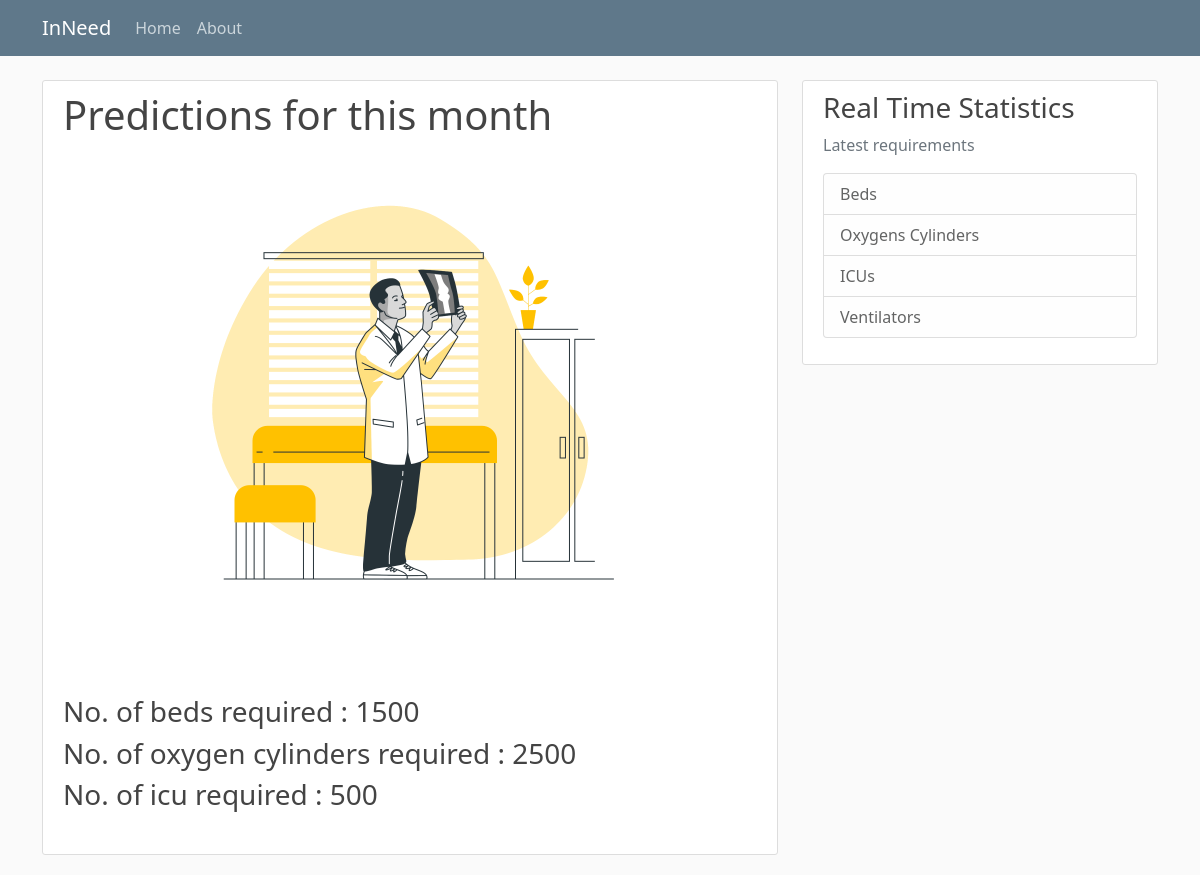
Before: /supplier/dashboard with the older database file.
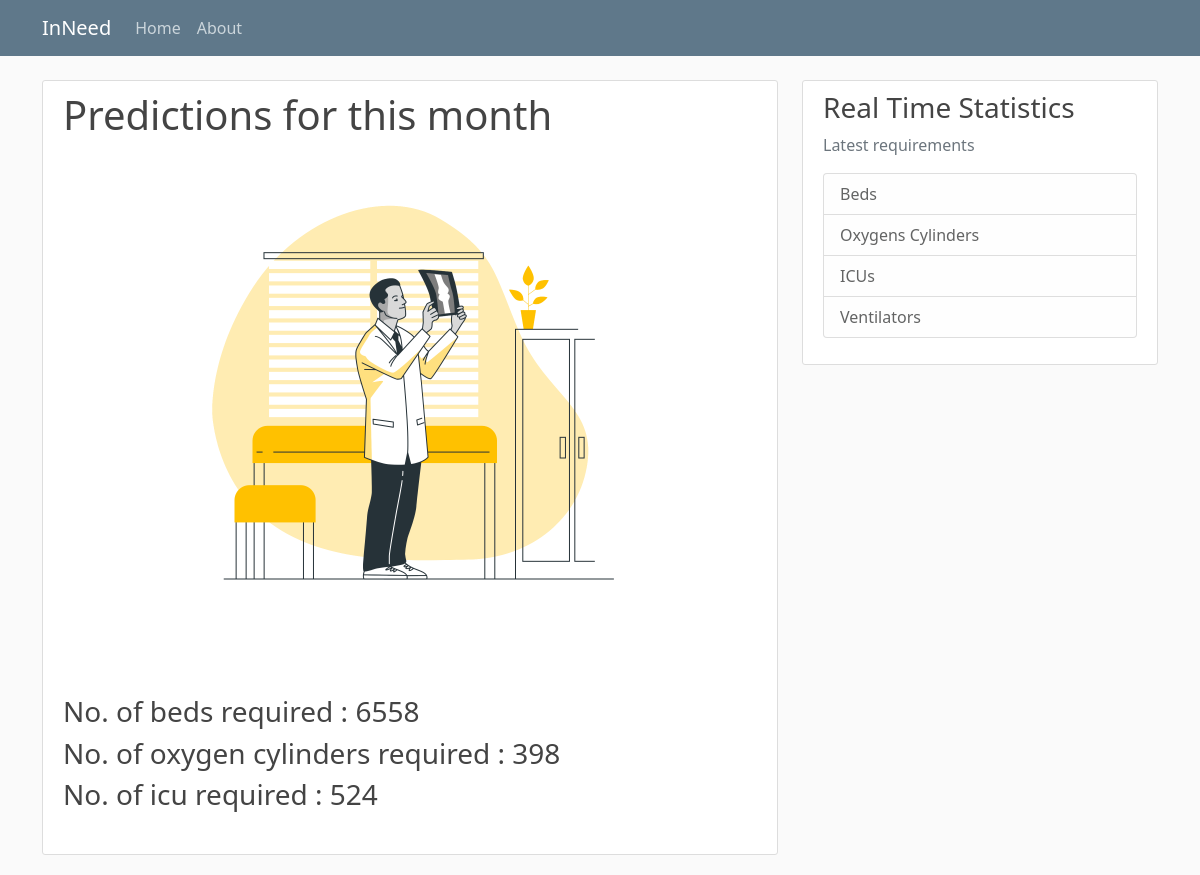
After: the same page with the newer database file.
### geekgig/models.py (models this page shows, shortened)
class DataA(db.Model):
    id = db.Column(db.Integer, primary_key=True)
    beds = db.Column(db.Integer, nullable=False)
    oxygen = db.Column(db.Integer, nullable=False)
    icu = db.Column(db.Integer, nullable=False)
    month_posted = db.Column(db.Integer, nullable=False)
    user_id = db.Column(db.Integer, db.ForeignKey('admin.id'), nullable=False)

### geekgig/routes.py (the view)
@app.route("/supplier/dashboard")
def supplierDash():
    data = DataA.query.order_by(DataA.id.desc()).first()
    return render_template('supplierDash.html', data=data, title='Supplier Dashboard')

### geekgig/templates/supplierDash.html
{% extends 'layout.html' %}
{% block content %}
<div class="content-section">
    <h1>Predictions for this month</h1>
    <div class="d-flex justify-content-center align-items-center">
        <img src="{{ url_for('static', filename='assets/predictions.png') }}" class="card-img-top" style="width: 500px;">
    </div>
    <br>
    <br>
    <div class="predictions">
    <h3>No. of beds required : {{ data.beds }}</h3>
    <h3>No. of oxygen cylinders required : {{ data.oxygen }}</h3>
    <h3>No. of icu required : {{ data.icu }}</h3>
    </div>
    <br>
</div>
{% endblock content %}

### geekgig/templates/layout.html (shortened to what this page needs)
<!DOCTYPE html>
<html lang="en">
<head>
    <link href="https://cdn.jsdelivr.net/npm/bootstrap@5.1.3/dist/css/bootstrap.min.css" rel="stylesheet">
    <link rel="stylesheet" type="text/css" href="{{ url_for('static', filename='main.css') }}">
</head>
<body>
    <header class="site-header">
        <nav class="navbar navbar-expand-md navbar-dark bg-steel fixed-top">
          <div class="container">
            <a class="navbar-brand mr-4" href="/" style="font-weight: 500;">InNeed</a>
            <div class="collapse navbar-collapse" id="navbarToggle">
              <div class="navbar-nav mr-auto">
                <a class="nav-item nav-link" href="{{ url_for('home') }}">Home</a>
                <a class="nav-item nav-link" href="{{ url_for('about') }}">About</a>
              </div>
        </div>
        </div>
    </nav>
    </header>
    <main role="main" class="container">
        <div class="row">
          <div class="col-md-8">
            {% block content %}{% endblock %}
          </div>
          <div class="col-md-4">
            <div class="content-section">
              <h3>Real Time Statistics</h3>
              <p class='text-muted'>Latest requirements
                <ul class="list-group">
                  <li class="list-group-item list-group-item-light">Beds</li>
                  <li class="list-group-item list-group-item-light">Oxygens Cylinders</li>
                  <li class="list-group-item list-group-item-light">ICUs</li>
                  <li class="list-group-item list-group-item-light">Ventilators</li>
                </ul>
              </p>
            </div>
          </div>
        </div>
    </main>
</body>
</html>

### geekgig/static/main.css (style rules this page uses)
body { background: #fafafa; color: #333333; margin-top: 5rem; }
h1, h2, h3, h4, h5, h6 { color: #444444; }
.bg-steel { background-color: #5f788a; }
.site-header .navbar-nav .nav-link { color: #cbd5db; }
.content-section { background: #ffffff; padding: 10px 20px; border: 1px solid #dddddd; border-radius: 3px; margin-bottom: 20px; }

Changed rows visible on the page:
no longer on this page (row unchanged): DataA: beds "1500", oxygen "2500", icu "500"
added DataA: beds "6558", oxygen "398", icu "524"
